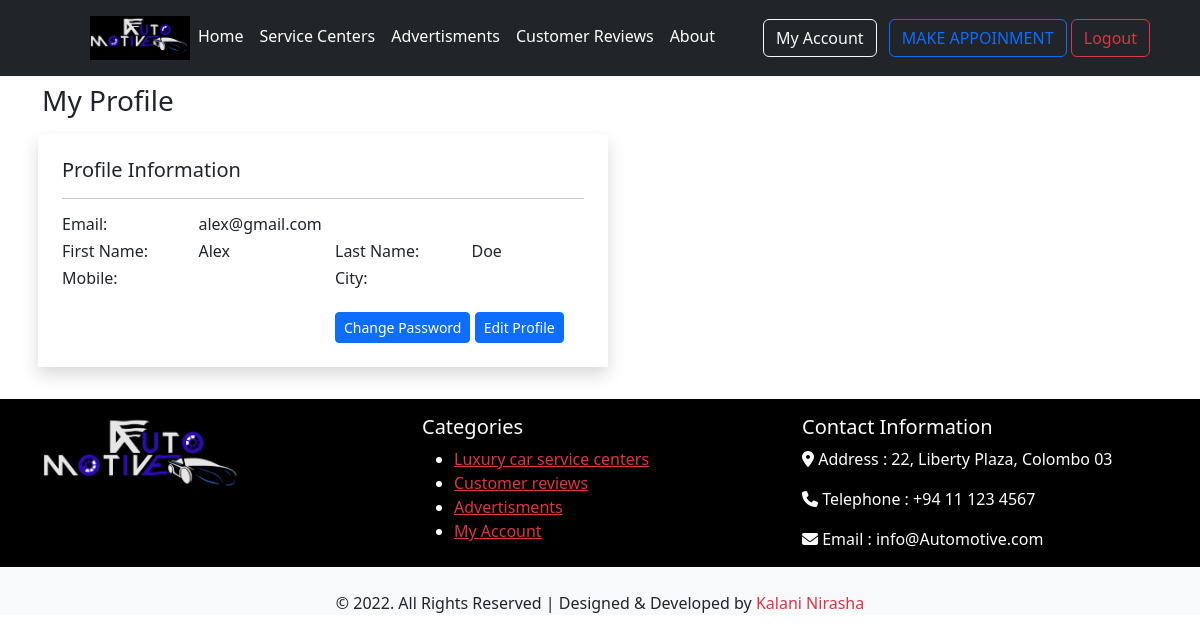
Page /myaccount.php (signed in) on the committed database.
### tables this page shows
CREATE TABLE IF NOT EXISTS `customers` (
  `id` int(11) NOT NULL AUTO_INCREMENT,
  `first_name` varchar(60) NOT NULL,
  `last_name` varchar(60) NOT NULL,
  `mobile` varchar(20) DEFAULT NULL,
  `city` varchar(20) DEFAULT NULL,
  `vehicle_id` int(11) DEFAULT NULL,
  `user_id` int(11) NOT NULL,
  PRIMARY KEY (`id`),
  KEY `user_id` (`user_id`),
  KEY `vehicle_id` (`vehicle_id`)
);

CREATE TABLE IF NOT EXISTS `users` (
  `id` int(11) NOT NULL AUTO_INCREMENT,
  `email` varchar(100) NOT NULL,
  `password` varchar(255) NOT NULL,
  `role` varchar(20) NOT NULL DEFAULT 'customer',
  `created_date` timestamp NOT NULL DEFAULT CURRENT_TIMESTAMP,
  PRIMARY KEY (`id`)
);

### myaccount.php (the view, shortened to what this page needs)
<?php include_once 'include\header.php';
include_once 'include\validation.php'; ?>
<div class="container mb-4">
    <div class="row mt-2">
        <h3>My Profile</h3>
    </div>
    <div class="row">
        <?php
        if (isset($_SESSION['userid'])) {
            $userId = $_SESSION['userid'];
        } else {
            header('Location: index.php');
        }
        $sql = "SELECT c.id as customer_id, c.first_name, c.last_name, c.mobile, c.city, c.vehicle_id, u.email, u.created_date
        FROM customers AS c INNER JOIN users AS u ON c.user_id = u.id WHERE u.id = '$userId'";
        $result = mysqli_query($dbcon, $sql);
        $row = mysqli_fetch_array($result, MYSQLI_ASSOC);
        ?>
        <div class="col-6 shadow m-2 p-4">
            <h5>Profile Information</h5>
            <hr>
            <div class="profile-data">
                <div class="row">
                    <div class="col-3">
                        <h6>Email:</h6>
                    </div>
                    <div class="col">
                        <h6 class="font-weight-light"><?php echo $row['email'] ?></h6>
                    </div>
                </div>
                <div class="row">
                    <div class="col">
                        <h6>First Name:</h6>
                    </div>
                    <div class="col-3">
                        <h6 class="font-weight-light"><?php echo $row['first_name'] ?></h6>
                    </div>
                    <div class="col-3">
                        <h6>Last Name:</h6>
                    </div>
                    <div class="col-3">
                        <h6 class="font-weight-light"><?php echo $row['last_name'] ?></h6>
                    </div>
                </div>
                <div class="row">
                    <div class="col-3">
                        <h6>Mobile:</h6>
                    </div>
                    <div class="col-3">
                    </div>
                    <div class="col-3">
                        <h6>City:</h6>
                    </div>
                    <div class="col-3">
                    </div>
                </div>
            </div>
            <div class="row justify-content-end mt-3">
                <div class="col-6 text-right">
                    <button type="button" class="btn btn-primary btn-sm" data-bs-toggle="modal" data-bs-target="#changePasswordModal">
                        Change Password
                    </button>
                    <button type="button" class="btn btn-primary btn-sm" data-bs-toggle="modal" data-bs-target="#updateUserModal">
                        Edit Profile
                    </button>
                </div>
            </div>
        </div>
    </div>
</div>
<?php include_once 'include\footer.php'; ?>

### rows in the picture
customers: user.email "alex@gmail.com", first_name "Alex", last_name "Doe"
